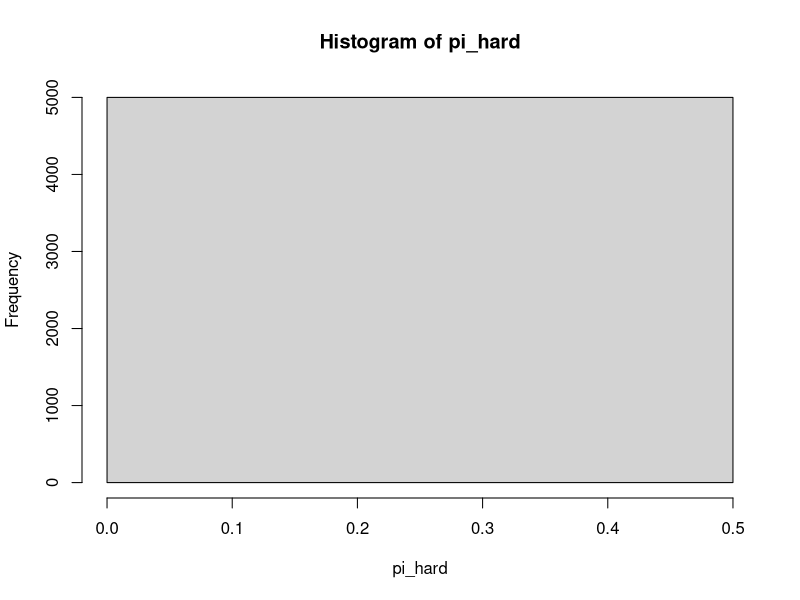

This chart was generated by the following R code:
## ---- chunk 1
knitr::opts_chunk$set(echo = TRUE)
## ---- chunk 2
# both plugin R learner and plugin T-learner


#devtools::install_github("tlverse/hal9001", ref = "screeningHAL")1

n <- 5000
d <- 7
W <- replicate(d, runif(n, -1, 1)) 
colnames(W) <- paste0("W", 1:d)
c<- c(1, 2, 3)
c <- 0
pi_hard <- plogis(c * ((1+ 1.5*W[,1])*sin(5*W[,1]) + (1 + 1.5*W[,2])* cos(5*W[,2]) + sin(3*W[,3]) + sin(5*W[,7]) + cos(3*W[,6])))
range(pi_hard)
hist(pi_hard)
A <- rbinom(n, 1, pi_hard)
mu0 <-  W[,1] + sin(5*W[,2]) + W[,3] + (1 + W[,4])*sin(5*W[,4]) + cos(5*W[,5])
mu0 <-  W[,1] + W[,2]  + W[,4] + W[,5]
tau <- 1 + W[,1] + W[,3] + W[,5]
Y <- rnorm(n,  mu0 + A * tau, 0.5)

 
get_estimates <- function(W, A, Y,iter) {

fit_T <- fit_hal_cate(W, A, Y,  max_degree = 1, num_knots = c(100), smoothness_orders = 1,max_degree_cate =1, num_knots_cate = 100, smoothness_orders_cate = 1,    screen_variables = TRUE) 
ate_T <- unlist(inference_cate(fit_T)) 
ate_T[1] <- "Tlearner"


lrnr_A <- Lrnr_gam$new(family = "binomial")
fit_R <- fit_hal_pcate(W, A, Y, lrnr_Y = NULL, lrnr_A = lrnr_A,  max_degree =2, num_knots = 50,  max_degree_cate = 1, num_knots_cate = 10, smoothness_orders_cate = 1,    screen_variables = TRUE, formula_cate = ~ h(.))
ate_R<-  unlist(inference_cate(fit_R))
ate_R[1] <- "Rlearner"

lrnr_A <- fit_R$internal$fit_EAW
fit_R_intercept <- fit_hal_pcate(W, A, Y, lrnr_Y = NULL, lrnr_A = lrnr_A,  max_degree =2, num_knots = 50,  max_degree_cate = 1, num_knots_cate = 2, smoothness_orders_cate = 1,    screen_variables = TRUE, formula_cate = ~ h(W7))
mean(fit_R$internal$data$tau_relaxed)
ate_intercept <-  unlist(inference_cate(fit_R_intercept))
ate_intercept[1] <- "intercept"

pi <- fit_R$internal$data$pi
mu1 <- fit_T$internal$data$mu1
mu0 <- fit_T$internal$data$mu1
mu <- ifelse(A==1, mu1, mu0)
IF <- mu1 - mu0 + (A - pi) / ((1-pi)*pi) * (Y - mu)
est_AIPW <-  mean(IF)
CI <- est_AIPW + 1.96*c(-1,1)*sd(IF)/sqrt(n)
ate_aipw <- c("AIPW", est_AIPW, sd(IF)/sqrt(n), CI)
names(ate_aipw) <- c("method", "coef","se", "CI_left", "CI_right")

mat <- cbind(iter,rbind(ate_T, ate_R, ate_intercept, ate_aipw))
colnames(mat)  <- c("iter", "method", "coef","se", "CI_left", "CI_right")
return(mat)
}

 

#AIPW
#  partially linear correct
# partially linear intercept
  

